Frame 1 (no input): blank canvas, image omitted
Frame 60 (no input): blank canvas, image omitted
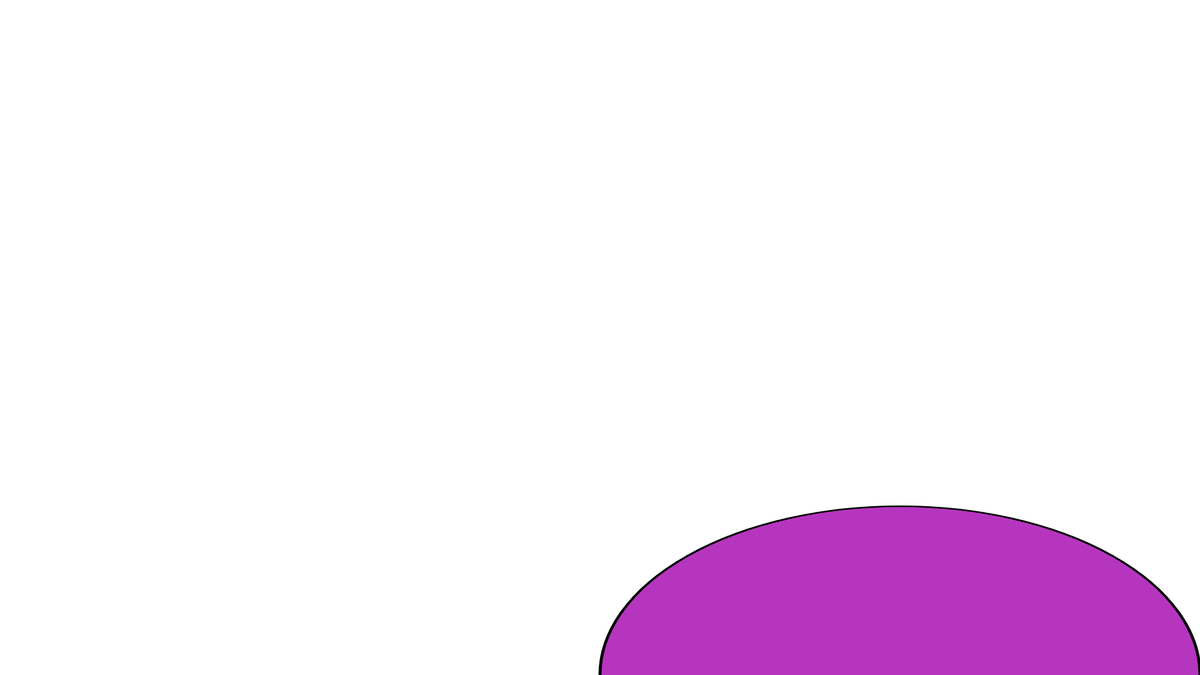
Frame 120 (the mouse pressed at the canvas centre since frame 60)

The p5.js sketch whose frames 1 and 60 were blank and that drew this single picture after the mouse press (run headless with seeded random() and noise() and a simulated clock; from frame 60 on, the mouse is pressed at the canvas centre):

// p5.js sketch
// ── sketch.js
function setup() {
  createCanvas(1920, 1080);
  r = random(255);
  g = random(255);
  b = random(255);
}
function draw(){
  background(255);
  
  translate(width/2, height/2);
  scale(mouseX / 200, mouseY / 200);

  fill(r, g, b, 255);
  ellipse(100, 200, 200, 200);
}



function mousePressed() {

  var d = dist(mouseX, mouseY, 360, 200);
  if (d < 100) {

    r = random(255);
    g = random(255);
    b = random(255);
  }
}
